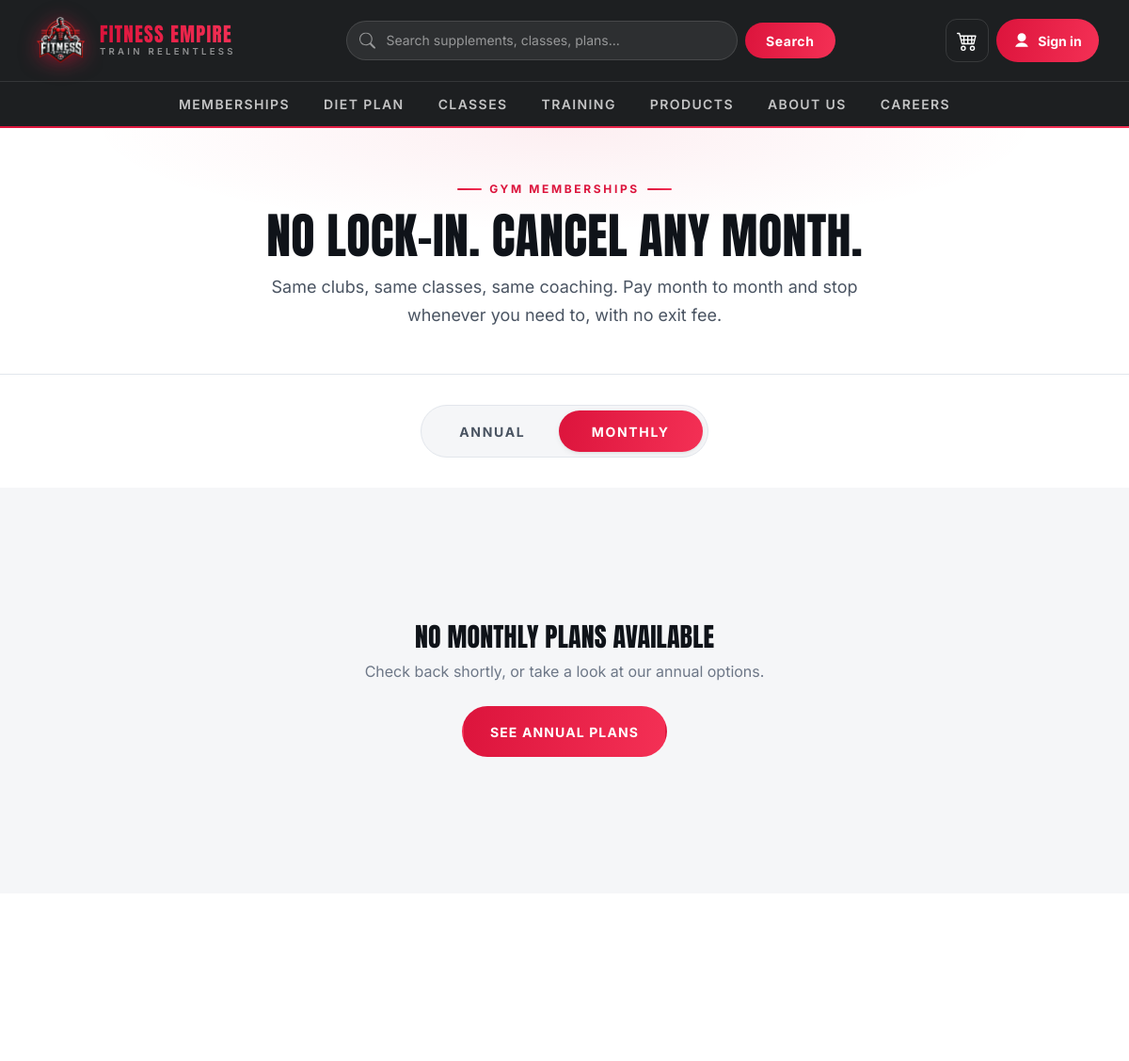
The app's page /membershipmonthly (upper part), older data.
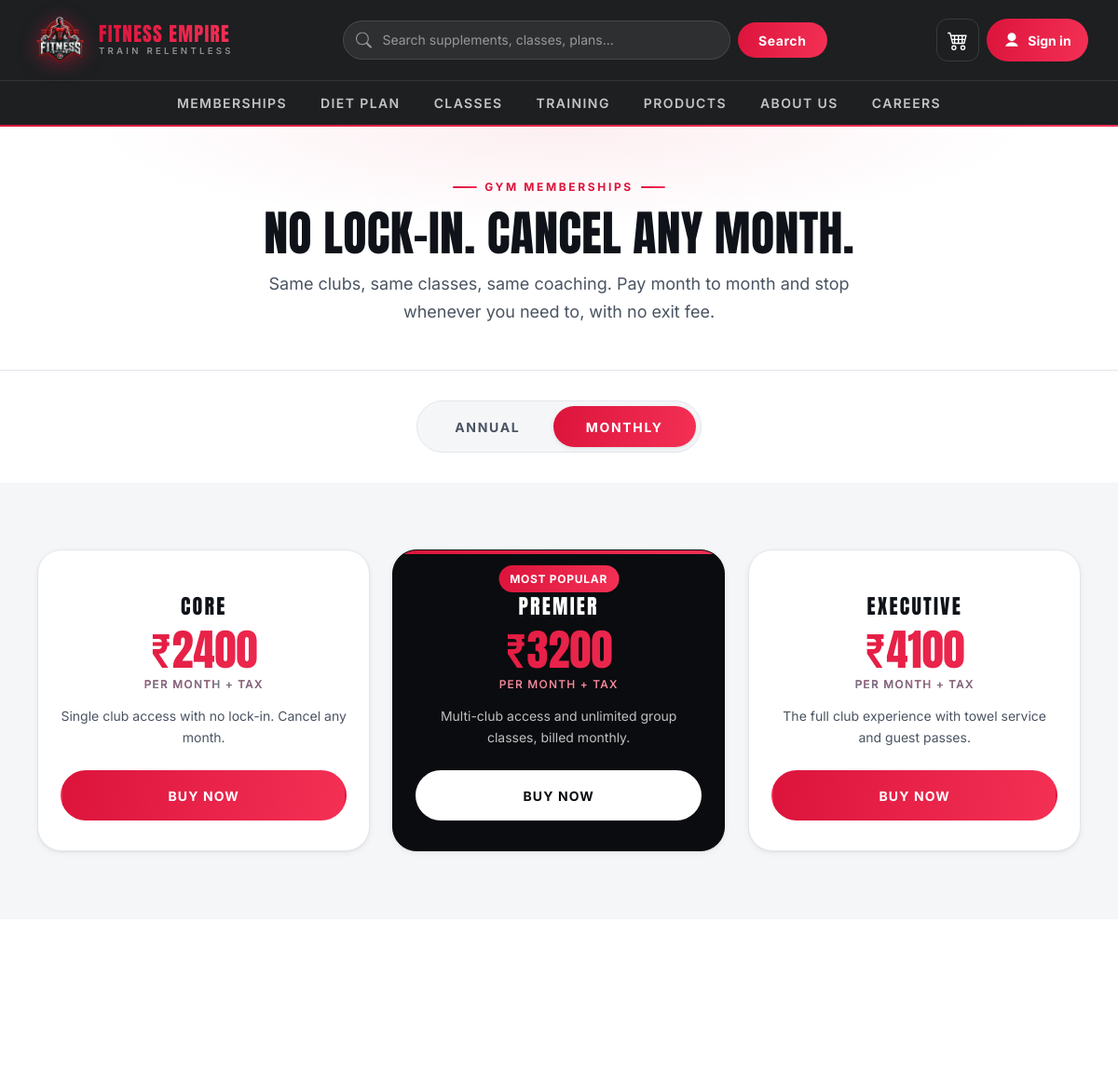
The same page, newer data.
### FitnessGYM/models.py (models this page shows, shortened)
class Membershipmonth(models.Model):
    choice = models.CharField(max_length=50, null=True, blank=True)
    name = models.CharField(max_length=20, unique=True)
    price = models.DecimalField(max_digits=10, decimal_places=2)
    description = models.TextField(blank=True, null=True)

### FitnessGYM/views.py (the view)
# urls.py: path('membershipmonthly',views.membershipmonthly,name='membershipmonthly'),
def membershipmonthly(request):
    return render(
        request,
        "membershipmonthly.html",
        {"Membershipmonth": Membershipmonth.objects.all()},
    )

### FitnessGYM/context_processors.py (called while the page is built)
def cart_summary(request):
    user = getattr(request, "user", None)
    if not user or not user.is_authenticated:
        return {"cart_count": 0}
    total = cart.objects.filter(userid=user).aggregate(n=Sum("quantity"))["n"]
    return {"cart_count": total or 0}

### templates/membershipmonthly.html (shortened to what this page needs)
{% extends 'base.html' %}
{% load static %}
{% block page_id %}plans{% endblock %}
{% block 'main' %}
<header class="page-header page-header--center">
    <div class="page-header__inner">
        <span class="eyebrow">Gym Memberships</span>
        <h1>No lock-in. Cancel any month.</h1>
        <p>
            Same clubs, same classes, same coaching. Pay month to month and stop whenever you
            need to, with no exit fee.
        </p>
    </div>
</header>
<section class="section section--tight">
    <div class="container text-center">
        <div class="toggle-pills">
            <a href="{% url 'membershipannual' %}">Annual</a>
            <a href="{% url 'membershipmonthly' %}" aria-current="page">Monthly</a>
        </div>
    </div>
</section>
<section class="section section--muted">
    <div class="container">
        {% if Membershipmonth %}
        <div class="plans">
            {% for i in Membershipmonth %}
            <div class="plan {% if forloop.counter == 2 %}plan--featured{% endif %}">
                {% if forloop.counter == 2 %}<span class="badge badge--brand plan__flag">Most Popular</span>{% endif %}
                <h2 class="plan__name">{{ i.name }}</h2>
                <div class="plan__price">&#8377;{{ i.price|floatformat:0 }}<small>per month + tax</small></div>
                <p class="plan__desc">{{ i.description }}</p>
                <a href="{% url 'membership_lists' i.id %}" class="btn btn--block">Buy Now</a>
            </div>
            {% endfor %}
        </div>
        {% else %}
        <div class="empty-state">
            <h3>No monthly plans available</h3>
            <p>Check back shortly, or take a look at our annual options.</p>
            <a href="{% url 'membershipannual' %}" class="btn">See Annual Plans</a>
        </div>
        {% endif %}
    </div>
</section>
<section class="section">
    <div class="container">
        <div class="split">
        </div>
    </div>
</section>
{% endblock 'main' %}

Row changes from the older to the newer data that the page shows:
added Membershipmonth: name "CORE", description "Single club access with no lock-in. Cancel any month."
added Membershipmonth: shows "MOST POPULAR", name "PREMIER", description "Multi-club access and unlimited group classes, billed monthly."
added Membershipmonth: name "EXECUTIVE", description "The full club experience with towel service and guest passes."
Text that changed along with them:
text no longer shown: "NO MONTHLY PLANS AVAILABLE Check back shortly, or take a look at our annual options. SEE ANNUAL PLANS"
